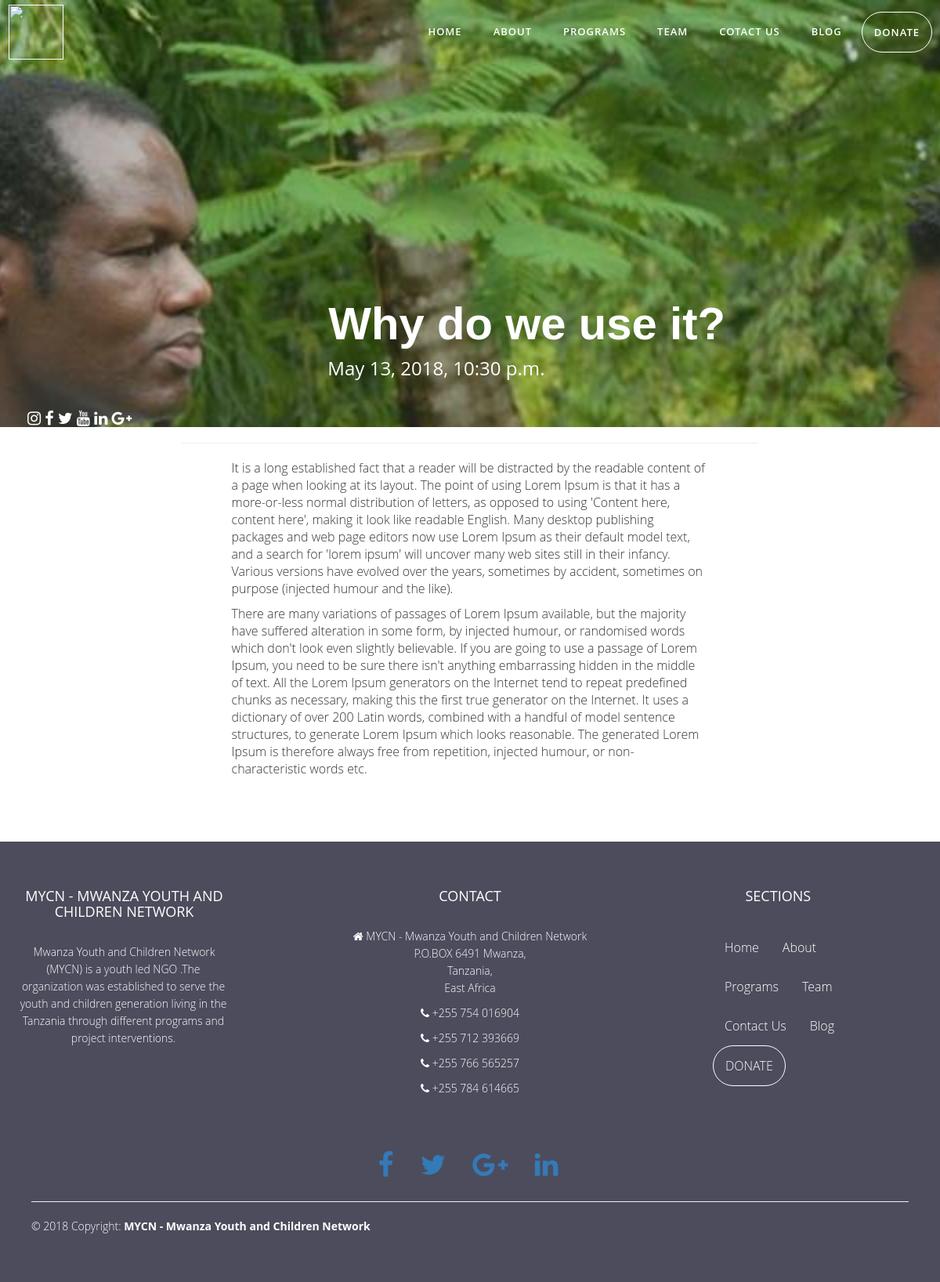
The app's page /news/Why-do-we-use-it/ with its own data.
### website/models.py (models this page shows, shortened)
class Posts(models.Model):
    title=models.CharField(max_length=35)
    text=models.TextField()
    image = models.ImageField(upload_to= upload_location,
            null=True,
            blank=True,
            width_field="width_field",
            height_field="height_field")
    height_field = models.IntegerField(default=0)
    width_field = models.IntegerField(default=0)
    slug=models.SlugField(unique=True)
    publish=models.DateTimeField(auto_now=False, auto_now_add=False)
    draft=models.BooleanField(default=False)
    timestamp=models.DateTimeField(auto_now=False, auto_now_add=True)
    updated=models.DateTimeField(auto_now=True,  auto_now_add=False)
    objects=PostsManager()
    class Meta:
        ordering=['-timestamp', '-updated']

### website/views.py (the view)
# urls.py: url(r'^(?P<slug>[\w-]+)/$', views.detail, name='detail'),
def detail(request, slug=None):
    instance=get_object_or_404(Posts, slug=slug)
    context={
        "title":instance.title,
        "instance":instance
        }
    return render(request, "detail_news.html", context)

### templates/detail_news.html (shortened to what this page needs)
{% extends "base_news.html" %}
{% block content %}
<div class="col-sm-8 col-sm-offset-2" style="padding-bottom:50px;">
  <hr>
  <div class="row"><div class="col-sm-10 col-sm-offset-1">
   {{instance.text|linebreaks}} <br>
 </div></div>
</div>
{% endblock %}

### templates/base_news.html (shortened to what this page needs)
{% load staticfiles %}
   {% load static %}
   <html>
    <head>
     <link rel="stylesheet" href="https://use.fontawesome.com/releases/v5.0.10/css/all.css">
        <link rel="stylesheet" href="style/style.css">
        <link rel="stylesheet" href="https://maxcdn.bootstrapcdn.com/bootstrap/3.3.7/css/bootstrap.min.css">
        <link rel="stylesheet" href="https://cdnjs.cloudflare.com/ajax/libs/font-awesome/4.7.0/css/font-awesome.min.css">
      <link rel="stylesheet" href="{% static 'css/style.css' %}">
        </head>
    <body>
    <nav class="navbar navbar-fixed-top">
         <div class="container">
            <div class="navbar-header">
             <a href="" class="navbar navbar-brand"><img src="{% static 'img/img/mycn.png' %}" class="logo" alt=""></a>
         </div>
         <div class="collapse navbar-collapse" id="navi">
         <ul class="nav navbar-nav navbar-right">
             <li><a href="/">Home</a></li>
             <li><a href="{% url 'about' %}">About</a></li>
             <li><a href="{% url 'programs' %}">Programs</a></li>
             <li><a href="{% url 'team' %}">Team</a></li>
             <li><a href="{% url 'contact' %}">Cotact Us</a></li>
             <li><a href="{% url 'posts:list' %}">Blog</a></li>
             <li><a href="{% url 'donate' %}" class="location">DONATE</a></li>
         </ul>
         </div>
         </div>
      </nav>
    <section id="head-title" class="head-king">
       <div class="container">
           <div class="row">
               <div class="mimi col-sm-8 col-sm-offset-4" style="color: aliceblue;">
              <h1>{{title}} <br></h1><h3 style="color: white;">{{instance.publish}}</h3>
               </div>
           </div>
           <div class="icon">
               <i class="fa fa-instagram"></i>
               <i class="fa fa-facebook"></i>
               <i class="fa fa-twitter"></i>
               <i class="fa fa-youtube"></i>
               <i class="fa fa-linkedin"></i>
                <i class="fa fa-google-plus"></i>
           </div>
       </div>
    </section>
       <div class="container">
        {% block content %}
        {% endblock %}
        </div>
      <footer class="page-footer font-small  pt-4 mt-4">
          <div class="container text-center text-md-left">
              <div class="row text-center text-md-left mt-3 pb-3">
                  <div class="col-md-3 col-lg-3 col-xl-3 mx-auto mt-3">
                      <h6 class="text-uppercase mb-4 font-weight-bold"> <a href="" class="navbar navbar-brand"><img  class="logo" alt=""></a>MYCN - Mwanza Youth and Children Network </h6>
                      <p>Mwanza Youth and Children Network (MYCN) is a youth led NGO .The organization was established to serve the youth and children generation living in the Tanzania through different programs and project interventions.</p>
                  </div>
                  <div class="col-md-8 col-lg-6 col-xl-6 mx-auto mt-6">
                      <h6 class="text-uppercase mb-4 font-weight-bold">Contact</h6>
                      <p><i class="fa fa-home mr-3"></i> MYCN - Mwanza Youth and Children Network
                        <br>P.O.BOX 6491
                        Mwanza, <br>Tanzania, <br> East Africa</p>
                      <p><i class="fa fa-phone mr-3"></i> +255 754 016904</p>
                      <p><i class="fa fa-phone mr-3"></i> +255 712 393669</p>
                      <p><i class="fa fa-phone mr-3"></i> +255 766 565257</p>
                      <p><i class="fa fa-phone mr-3"></i> +255 784 614665</p>
                  </div>
                  <div class="col-md-2 col-lg-2 col-xl-2 mx-auto mt-6 ">
                      <h6 class="text-uppercase mb-4 font-weight-bold">Sections</h6>
         <ul class="nav navbar-nav navbar-right">
             <li><a href="/">Home</a></li>
             <li><a href="{% url 'about' %}">About</a></li>
             <li><a href="{% url 'programs' %}">Programs</a></li>
             <li><a href="{% url 'team' %}">Team</a></li>
             <li><a href="{% url 'contact' %}">Contact Us</a></li>
               <li><a href="{% url 'posts:list' %}">Blog</a></li>
             <li><a href="{% url 'donate' %}" class="location">DONATE</a></li>
         </ul>
                  </div>
              </div>
              <div class="col-md-12 col-lg-12 ml-lg-0">
                      <div class="text-center text-md-right">
                          <ul class="list-unstyled list-inline">
                              <li class="list-inline-item"><a class="btn-floating btn-sm rgba-white-slight mx-1"><i class="fa fa-facebook"></i></a></li>
                              <li class="list-inline-item"><a class="btn-floating btn-sm rgba-white-slight mx-1"><i class="fa fa-twitter"></i></a></li>
                              <li class="list-inline-item"><a class="btn-floating btn-sm rgba-white-slight mx-1"><i class="fa fa-google-plus"></i></a></li>
                              <li class="list-inline-item"><a class="btn-floating btn-sm rgba-white-slight mx-1"><i class="fa fa-linkedin"></i></a></li>
                          </ul>
                      </div>
              <hr>
              <div class="row py-3 d-flex align-items-center">
                  <div class="col-md-12 col-lg-12">
                      <p class="text-center text-md-left grey-text copy">© 2018 Copyright: <a href="https://mdbootstrap.com/material-design-for-bootstrap/"><strong> MYCN - Mwanza Youth and
Children Network </strong></a></p>
                  </div><br>
                  </div>
              </div>
          </div>
      </footer>
   </body>
</html>

### static_in_pro/our_static/img/img/web/phase22/style/style.css (style rules this page uses)
body { font: 300 16px/22px "Open Sans", "Helvetica Neue", Helvetica, Arial, sans-serif; }
.head-king { background-image:linear-gradient(rgba(0,0,0,0.4), rgba(0,0,0,0.4)),url(img/ki.jpg); background-size:cover; background-position: center; background-attachment: fixed; }
.head-king h1 { font-size: 49px; left: 10%; font-weight: 300; font-family: sans-serif; line-height: 50px; letter-spacing: 0.05px; color:#fff; margin-top: 269px; margin-bottom: 10px; margin-left: 1px; margin-right: -2px; text-align: -10px; }
.navbar { border-bottom: none; padding:13px 0; transition: all 0.5s ease-in-out; }
.icon { color:darkblue; font-size:20px; margin-right: 40px; margin-left: 10px; margin-top: 30px; }
.navbar-nav li a { color:#fff; }
.location { border:1px solid #fff; border-radius: 50px; }
.navbar-header .navbar-brand { color:#fff; font-weight: bold; }
.navbar-brand img { height: 80px; margin-top: -20px; }
.container, .grid { margin: 0 auto; }
.container { padding-left: 10px; padding-right: 10px; }
.page-footer { padding-top:10px; padding-bottom: 50px; background: black; }
.font-weight-bold { margin-top:50px; }
.ml-lg-0 { padding-top: 50px; }
.btn-floating { padding-top: 70px; font-size:35px; }
.copy { text-align: left; }
footer p { font-size:14px; color:#fff; }
footer p a { font-size:14px; color:#fff; text-decoration: none; }
footer h6 { font-size: 18px; color:#fff; padding-bottom: 20px; }

### static_in_pro/our_static/css/style.css (style rules this page uses)
body { font: 300 16px/22px "Open Sans", "Helvetica Neue", Helvetica, Arial, sans-serif; }
.head-king { background-image:linear-gradient(rgba(0,0,0,0.4), rgba(0,0,0,0.4)),url(img/ki.jpg); background-size:cover; background-position: center; background-attachment: fixed; }
.head-king h1 { font-size: 49px; left: 10%; font-weight: 300; font-family: sans-serif; line-height: 50px; letter-spacing: 0.05px; color:#fff; margin-top: 269px; margin-bottom: 10px; margin-left: 1px; margin-right: -2px; text-align: -10px; }
.navbar { border-bottom: none; padding:15px 0; transition: all 0.5s ease-in-out; }
.head-king div.icon { color:darkblue; font-size:20px; margin-right: 40px; margin-left: 10px; margin-top: 30px; }
.navbar ul li a { color:#fff; background:transparent !important; font-weight: 600; letter-spacing: 1px; font-size: 13px; text-transform: uppercase; transition: all 0.5s ease-in-out; margin-left: 10px; }
.location { border:1px solid #fff; padding: 10px 30px; background-color: deepblue; }
.navbar-header .navbar-brand { color:#fff; font-weight: bold; }
.navbar-brand img { height: 70px; margin-top: -25px; }
.container, .grid { margin: 0 auto; }
.container { padding-left: 10px; padding-right: 10px; }
.page-footer { padding-top:10px; padding-bottom: 50px; background: black; }
.font-weight-bold { margin-top:50px; }
.ml-lg-0 { padding-top: 50px; }
.col-md-12 .btn-floating { padding-top: 70px; font-size:35px; }
.copy { text-align: left; }
footer p { font-size:14px; color:#fff; }
footer p a { font-size:14px; color:#fff; text-decoration: none; }
footer h6 { font-size: 18px; color:#fff; padding-bottom: 20px; }

### records on screen
Posts: title "Why do we use it?", publish "May 13, 2018, 10:30 p.m.", text "It is a long established fact that a reader will be distracted by the readable content of a page when looking at its layout. The point of using Lorem Ipsum is that it has a more-or-less normal distribution of letters, as opposed to using 'Content here, content here', making it look like readable English. Many desktop publishing packages and web page editors now use Lorem Ipsum as their default model text, and a search for 'lorem ipsum' will uncover many web sites still in their infancy. Various versions have evolved over the years, sometimes by accident, sometimes on purpose (injected humour and the like). There are many variations of passages of Lorem Ipsum available, but the majority have…"
